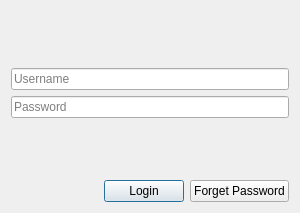
<?xml version="1.0" encoding="UTF-8"?>
<ui version="4.0">
 <class>login_dialog</class>
 <widget class="QDialog" name="login_dialog">
  <property name="geometry">
   <rect>
    <x>0</x>
    <y>0</y>
    <width>300</width>
    <height>213</height>
   </rect>
  </property>
  <property name="sizePolicy">
   <sizepolicy hsizetype="Preferred" vsizetype="Preferred">
    <horstretch>0</horstretch>
    <verstretch>0</verstretch>
   </sizepolicy>
  </property>
  <property name="windowTitle">
   <string>Login</string>
  </property>
  <layout class="QVBoxLayout" name="verticalLayout_2">
   <item>
    <layout class="QVBoxLayout" name="verticalLayout">
     <item>
      <spacer name="verticalSpacer_2">
       <property name="orientation">
        <enum>Qt::Vertical</enum>
       </property>
       <property name="sizeType">
        <enum>QSizePolicy::MinimumExpanding</enum>
       </property>
       <property name="sizeHint" stdset="0">
        <size>
         <width>20</width>
         <height>50</height>
        </size>
       </property>
      </spacer>
     </item>
     <item>
      <widget class="QLineEdit" name="user_line_edit">
       <property name="placeholderText">
        <string>Username</string>
       </property>
      </widget>
     </item>
     <item>
      <widget class="QLineEdit" name="pw_line_edit">
       <property name="placeholderText">
        <string>Password</string>
       </property>
      </widget>
     </item>
     <item>
      <spacer name="verticalSpacer">
       <property name="orientation">
        <enum>Qt::Vertical</enum>
       </property>
       <property name="sizeType">
        <enum>QSizePolicy::MinimumExpanding</enum>
       </property>
       <property name="sizeHint" stdset="0">
        <size>
         <width>20</width>
         <height>48</height>
        </size>
       </property>
      </spacer>
     </item>
    </layout>
   </item>
   <item>
    <layout class="QHBoxLayout" name="horizontalLayout">
     <item>
      <spacer name="horizontalSpacer">
       <property name="orientation">
        <enum>Qt::Horizontal</enum>
       </property>
       <property name="sizeHint" stdset="0">
        <size>
         <width>40</width>
         <height>20</height>
        </size>
       </property>
      </spacer>
     </item>
     <item>
      <widget class="QPushButton" name="login_button">
       <property name="text">
        <string>Login</string>
       </property>
      </widget>
     </item>
     <item>
      <widget class="QPushButton" name="forget_button">
       <property name="text">
        <string>Forget Password</string>
       </property>
      </widget>
     </item>
    </layout>
   </item>
  </layout>
 </widget>
 <resources/>
 <connections/>
</ui>
